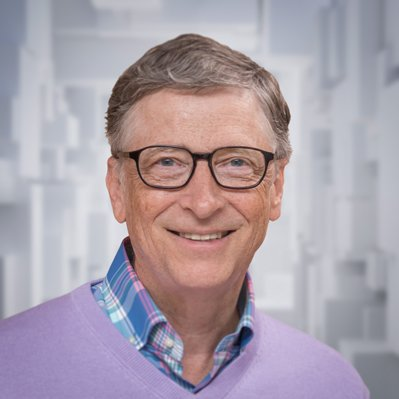
#> input picture OpenCV/images/bill.jpg, 399 x 399 px
$ python ImageCropping.py
#> lines starting #> are read from the running program, lines starting #| are printed output that depends on the picture
import cv2
import numpy as np
image = cv2.imread("./images/bill.jpg")
#> image is the input picture: shape (399, 399, 3); mean B, G, R 169.5, 159.4, 170.8


# cropping
startX = 30  # height of an cropping image
startY = 90   # width of an cropping image
width = 260
height = 210

face = np.copy(image[startY:(startY+height), startX:(startX+width)])
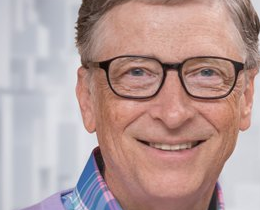
#> face: shape (210, 260, 3); mean B, G, R 153.6, 156.2, 182
# face = np.copy(image[90:300, 30:290])

cv2.imshow("bill original image", image)
cv2.imshow("bill cropping image", face)

print('cropping image height width and channel', face.shape)
#| cropping image height width and channel (210, 260, 3)

cv2.waitKey(0)
cv2.destroyAllWindows()
